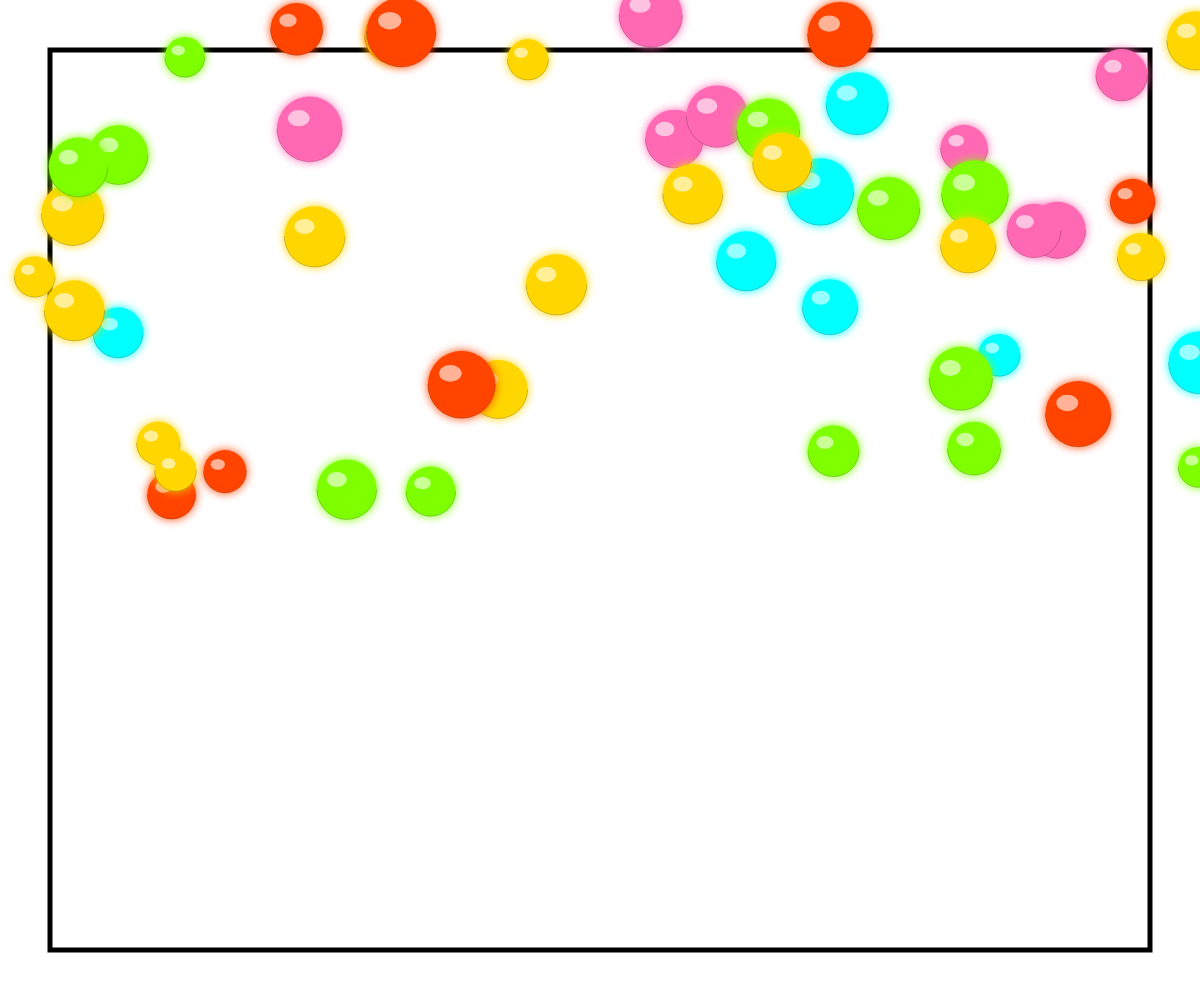
Frame 1 (no input)
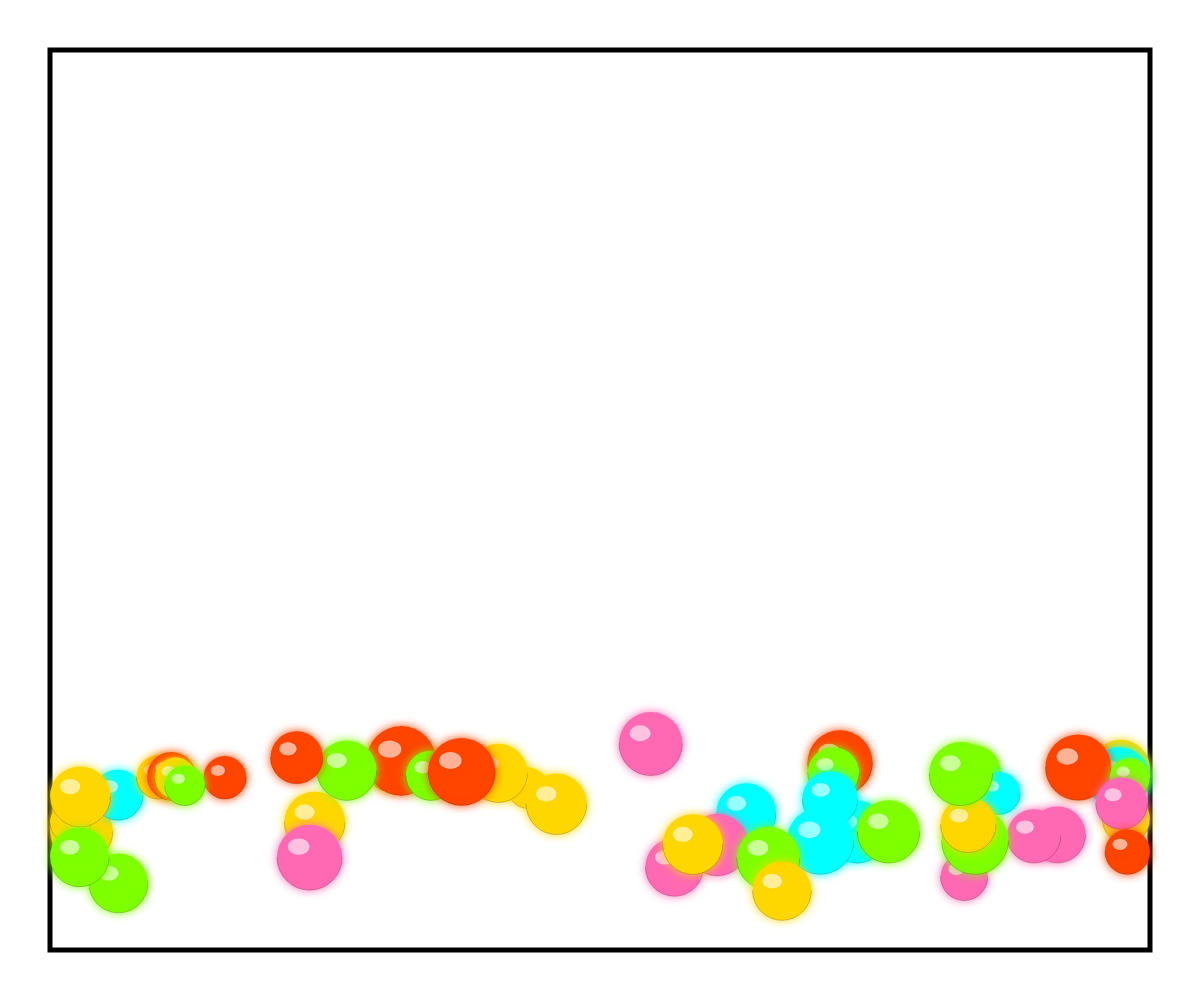
Frame 60 (no input)
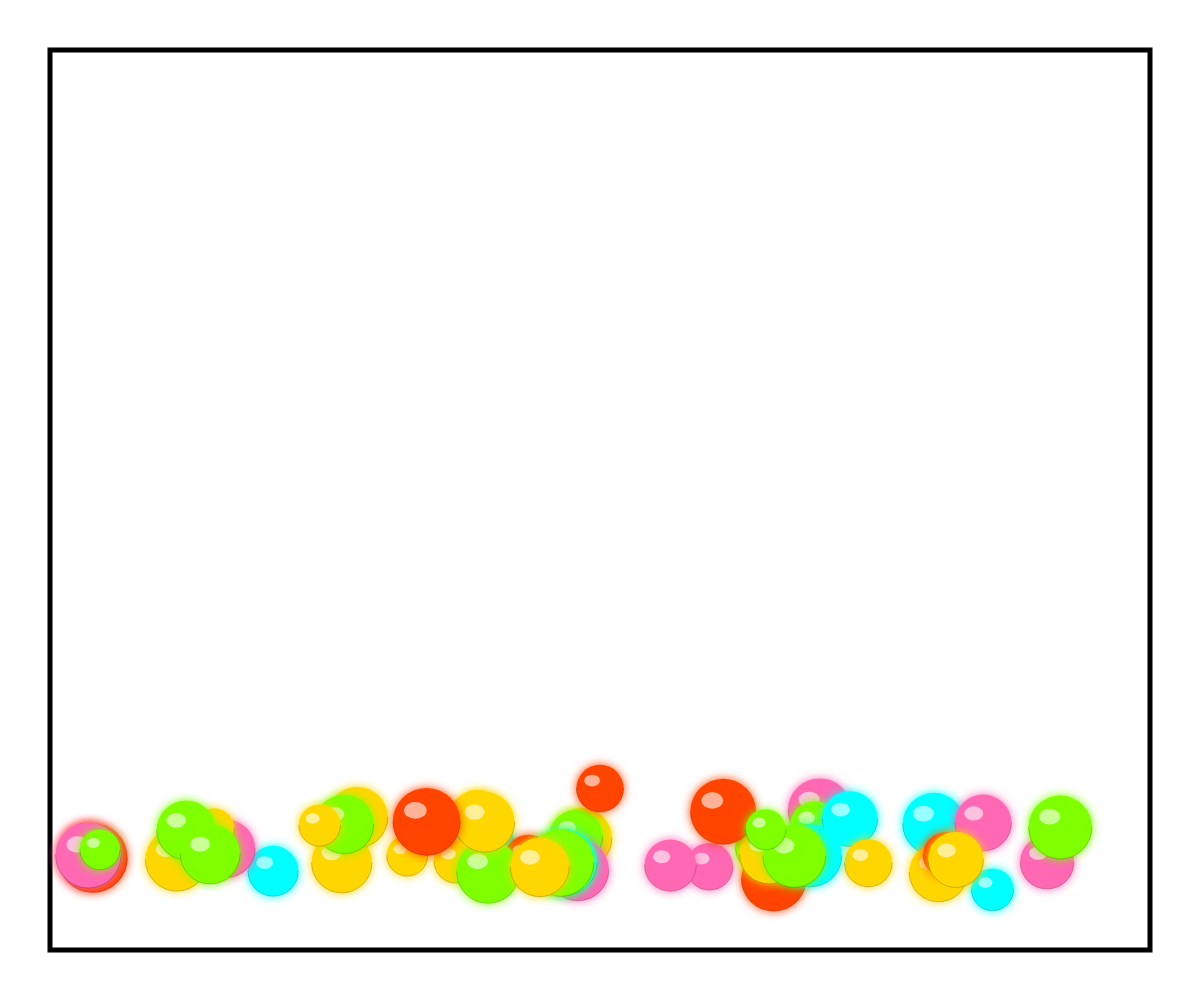
Frame 120 (the mouse pressed at the canvas centre since frame 60)

The p5.js sketch that drew these frames (run headless with seeded random() and noise() and a simulated clock; from frame 60 on, the mouse is pressed at the canvas centre):

// p5.js sketch
// ── sketch.js
// Gachapon Chaos: Simulation of Accumulation
// 点击鼠标 = "扭动开关"，搅动所有的扭蛋

let capsules = [];
let gravity = 0.5;

function setup() {
  createCanvas(windowWidth, windowHeight);
  // 初始生成 50 个扭蛋
  for (let i = 0; i < 50; i++) {
    capsules.push(new Capsule(random(width), random(height/2)));
  }
}

function draw() {
  background(255);
  
  // 机器的容器边界
  noFill();
  stroke(0);
  strokeWeight(5);
  rect(50, 50, width-100, height-100);

  // 渲染每一个扭蛋
  for (let i = 0; i < capsules.length; i++) {
    capsules[i].update();
    capsules[i].display();
    capsules[i].checkEdges();
  }
  
  // 模拟拥挤感：随着数量增加，屏幕变暗
  if (capsules.length > 100) {
      fill(0, 0, 0, map(capsules.length, 100, 300, 0, 100));
      rect(0,0,width,height);
  }
}

function mousePressed() {
  // 交互：每次点击，剧烈搅动现有的扭蛋（模拟机器运作）
  // 并掉落新的扭蛋（模拟消费）
  shakeMachine();
  addCapsule();
}

function shakeMachine() {
  for (let c of capsules) {
    // 给所有球一个向上的随机爆发力
    c.velocity.y = random(-15, -5);
    c.velocity.x = random(-10, 10);
  }
}

function addCapsule() {
  // 增加一个新的胶囊
  capsules.push(new Capsule(width/2, 60));
}

class Capsule {
  constructor(x, y) {
    this.position = createVector(x, y);
    this.velocity = createVector(0, 0);
    this.acceleration = createVector(0, 0);
    this.r = random(20, 35); // 扭蛋半径
    
    // 你的高饱和度配色方案
    let colors = ['#FF69B4', '#00FFFF', '#7FFF00', '#FFD700', '#FF4500'];
    this.col = random(colors);
  }

  update() {
    this.velocity.add(this.acceleration);
    this.position.add(this.velocity);
    this.acceleration.mult(0);
    
    // 重力
    this.velocity.y += gravity;
    // 空气阻力
    this.velocity.mult(0.99);
  }

  display() {
    push();
    translate(this.position.x, this.position.y);
    
    // 塑料质感模拟
    drawingContext.shadowBlur = 10;
    drawingContext.shadowColor = this.col;
    
    fill(this.col);
    noStroke();
    ellipse(0, 0, this.r * 2);
    
    // 高光
    fill(255, 255, 255, 150);
    ellipse(-this.r/3, -this.r/3, this.r/1.5, this.r/2);
    
    // 分模线 (模拟塑料球的接缝)
    stroke(0, 50);
    strokeWeight(1);
    noFill();
    arc(0, 0, this.r*2, this.r*2, 0, PI);
    
    pop();
  }

  checkEdges() {
    // 简单的边界碰撞
    if (this.position.y > height - 100 - this.r) {
      this.position.y = height - 100 - this.r;
      this.velocity.y *= -0.6; // 弹性碰撞
    }
    if (this.position.x > width - 50 - this.r) {
      this.position.x = width - 50 - this.r;
      this.velocity.x *= -0.6;
    }
    if (this.position.x < 50 + this.r) {
      this.position.x = 50 + this.r;
      this.velocity.x *= -0.6;
    }
  }
}
